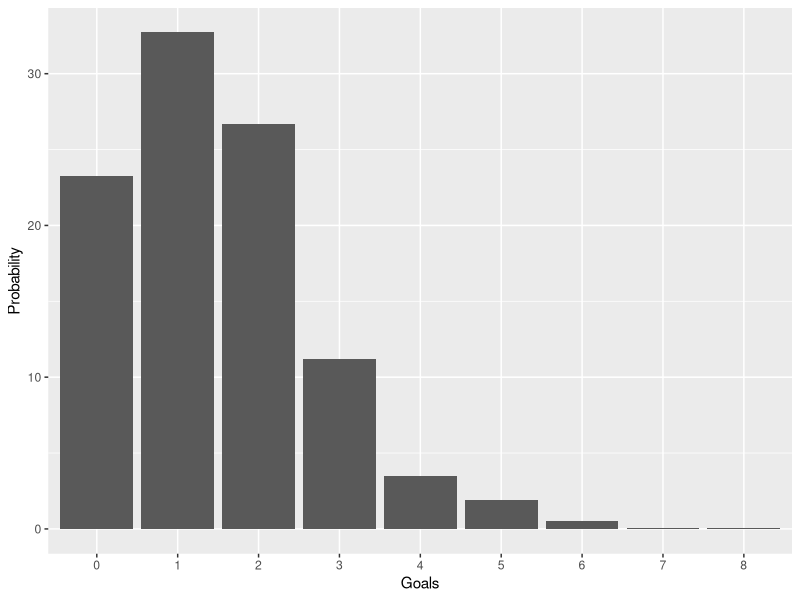
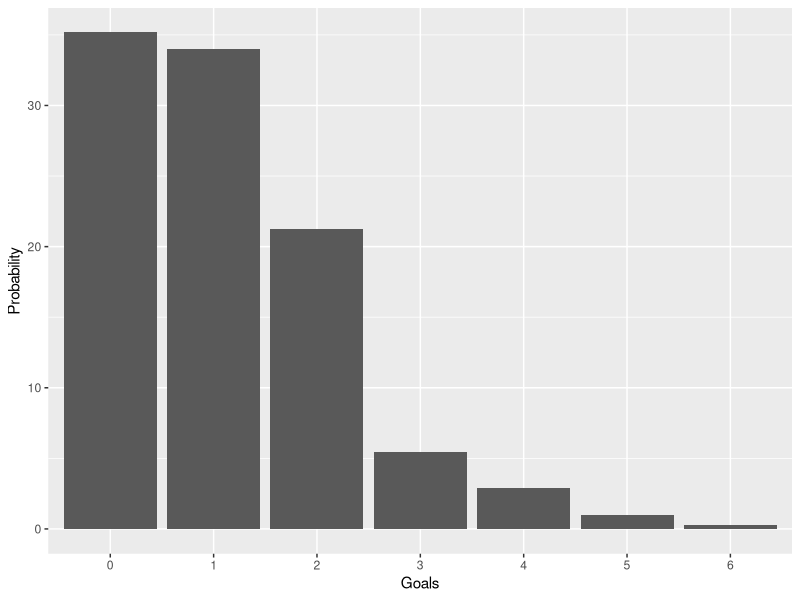
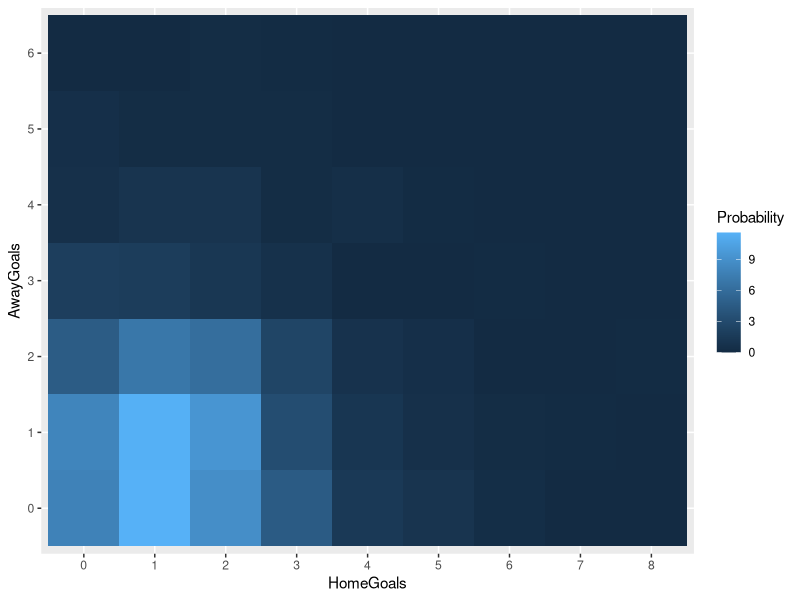

Generate these figures, in order, with R:
library(dplyr)
library(ggplot2)

# Se carga archivo del postwork previo
#setwd("./Downloads/BEDU Postworks/3")
all_matches <- read.csv("liga_17-20.csv")

# Se crean las tablas de probabilidades
home_prob <- (table(all_matches$FTHG)/dim(all_matches)[1]) * 100 
away_prob <- (table(all_matches$FTAG)/dim(all_matches)[1]) * 100
joint_prob <- (table(all_matches$FTHG, all_matches$FTAG)/dim(all_matches)[1]) * 100

# Se transforman las tablas en DFs
home_prob <- as.data.frame(home_prob)
away_prob <- as.data.frame(away_prob)
joint_prob <- as.data.frame(joint_prob)


# Se identifican los nombres de las columnas en los DFs
all <- c(home_prob, away_prob, joint_prob)
lapply(all, names)

# Se renombran los nombres de columna para mayor legibilidad
home_prob <- rename(home_prob, Goals = Var1, Probability = Freq)
away_prob <- rename(away_prob, Goals = Var1, Probability = Freq)
joint_prob <- rename(joint_prob, HomeGoals = Var1, AwayGoals = Var2, Probability = Freq)

#Se realizan los gráficos de barras correspondientes con los ejes x -> Goals, y -> Probability
ggplot(home_prob, aes(x=Goals, y=Probability)) +
  geom_col()
ggplot(away_prob, aes(x=Goals, y=Probability)) +
  geom_col()

#Se realizan los gráficos de barras correspondientes con los ejes x -> HomeGoals, y -> AwayGoals, z -> Probability
ggplot(joint_prob, aes(x=HomeGoals, y=AwayGoals, fill=Probability)) +
  geom_tile()
